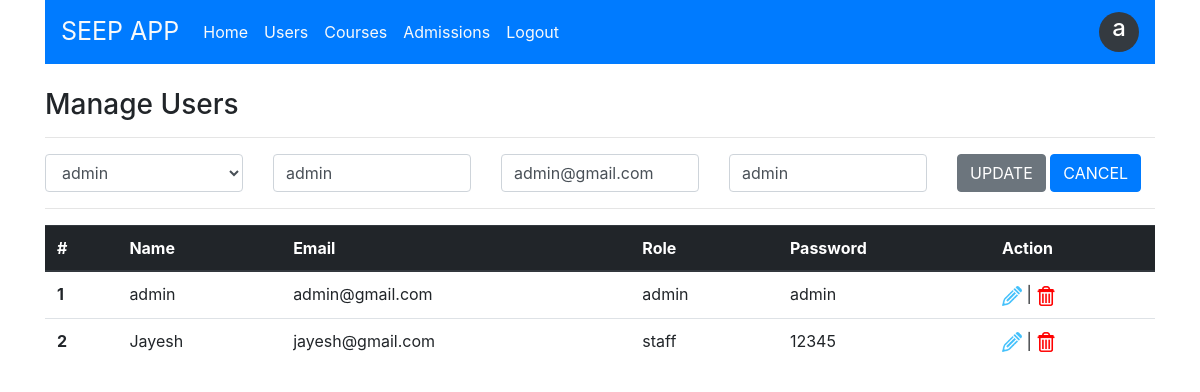
/users.php?edit=1 (signed in), run on the app's committed database.
### tables this page shows
CREATE TABLE `user` (
  `user_id` int(11) NOT NULL,
  `user_name` varchar(15) NOT NULL,
  `user_email` varchar(25) NOT NULL,
  `user_password` varchar(15) NOT NULL,
  `role_id` int(11) NOT NULL
);

CREATE TABLE `role` (
  `role_id` int(11) NOT NULL,
  `role_name` varchar(15) NOT NULL
);

### users.php (the view, shortened to what this page needs)
<html>
<head>
    <link rel="stylesheet" href="css/style.css">
    <link rel="stylesheet" href="https://maxcdn.bootstrapcdn.com/bootstrap/4.0.0/css/bootstrap.min.css">
</head>
<body>
<?php
    include("include/dbconnection.php");
    $userName="";
    $userEmail="";
    $userPassword="";
    $userRole="";
    if(isset($_REQUEST["edit"]))
    {
        $userId = $_REQUEST["edit"];
        $qry = "SELECT * FROM user WHERE user_id=".$userId;
        $userList = mysqli_query($con, $qry);
        $user = mysqli_fetch_assoc($userList);
        $userName = $user["user_name"];
        $userEmail = $user["user_email"];
        $userPassword = $user["user_password"];
        $userRole = $user["role_id"];
    }
    $qry = "SELECT * FROM user, role WHERE user.role_id=role.role_id";
    $userList = mysqli_query($con, $qry);
?>
<div class="container">
   <?php include("include/header.php");
   ?>
   <br>
   <section>
        <div class="row">
            <div class="col">
            <h3> Manage Users </h3>
            <hr>
            <form action="" method="post">
                <div class="row">
                    <div class="col">
                        <select class="form-control" name="txtRole" >
                            <?php
                                $qry = "SELECT * FROM role";
                                $roleList = mysqli_query($con, $qry);
                                while($role = mysqli_fetch_assoc($roleList))
                                {
                                    if($role["role_id"] == $userRole)
                                        echo "<option value='".$role["role_id"]."' selected=selected> ".$role["role_name"]." </option>";
                                    else
                                        echo "<option value='".$role["role_id"]."'> ".$role["role_name"]." </option>";
                                }
                            ?>
                        </select>
                    </div>
                    <div class="col">
                        <input type="text" name="txtName" class="form-control" placeholder="Name" value="<?=$userName?>" required>
                    </div>
                    <div class="col">
                        <input type="text" name="txtEmail" class="form-control" placeholder="Email" value="<?=$userEmail?>" required>
                    </div>
                    <div class="col">
                        <input type="text" name="txtPassword" class="form-control" placeholder="Password" value="<?=$userPassword?>" required>
                    </div>
                    <div class="col">
                        <?php if( isset($_REQUEST["edit"]) ) { ?>
                        <input type="submit" name="btnUpdateUser" class="btn btn-secondary" value="UPDATE">
                        <a href="users.php" class="btn btn-primary"> CANCEL </a>
                        <?php } else { ?>
                        <input type="submit" name="btnAddUser" class="form-control btn btn-primary" value="ADD">
                        <?php } ?>
                    </div>
                </div>
            </form>
            <hr>
            <table class="table" id="jk">
                <thead class="thead-dark">
                    <tr>
                    <th scope="col">#</th>
                    <th scope="col">Name</th>
                    <th scope="col">Email</th>
                    <th scope="col">Role</th>
                    <th scope="col">Password</th>
                    <th scope="col">Action</th>
                    </tr>
                </thead>
                <tbody>
                    <?php while($user = mysqli_fetch_assoc($userList)) { ?>
                    <tr>
                        <th scope="row"><?=$user["user_id"]?></th>
                        <td><?=$user["user_name"]?></td>
                        <td><?=$user["user_email"]?></td>
                        <td><?=$user["role_name"]?></td>
                        <td><?=$user["user_password"]?></td>
                        <td>
                            <a href="users.php?edit=<?=$user["user_id"]?>"><img src="images/edit.png" title="Edit" width=20px;></a> |
                            <a href="users.php?delete=<?=$user["user_id"]?>"><img src="images/delete.png" title="Delete" width=20px;></a>
                        </td>
                    </tr>
                    <?php } ?>
                </tbody>
                </table>
            </div>
        </div>
   </section>
</div>
</body>
</html>

### data on the page
user: txtName "admin", txtEmail "admin@gmail.com", txtPassword "admin", user_id "1", user_name "admin", user_email "admin@gmail.com", role.role_name "admin", user_password "admin"
user: user_id "2", user_name "Jayesh", user_email "jayesh@gmail.com", role.role_name "staff", user_password "12345"

### other printed values
$username1 "a"
form field txtRole "admin"
